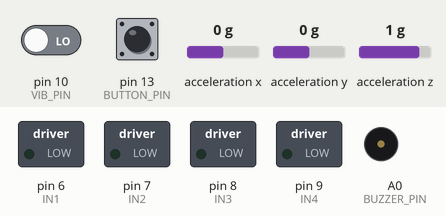
Simulated run of this sketch. Board: Arduino Uno, built with avr-gcc and run on an emulated ATmega328P. On the bench: switched loads named in the sketch (green lamp = pin HIGH), buzzer (waves = sounding, pin HIGH). Wiring (inferred from the names in the program): MPU-6050 motion sensor at I2C address 0x68. The inputs (shaded band) are chosen by the test bench; at power-on: pin 10 (VIB_PIN) LOW, pin 13 (BUTTON_PIN) HIGH, acceleration x 0 g, acceleration y 0 g, acceleration z 1 g. What the sketch prints to the serial monitor is not drawn.

Above: at 1.2 s.
1.3 s: pin 10 (VIB_PIN) driven HIGH
At 1.8 s:
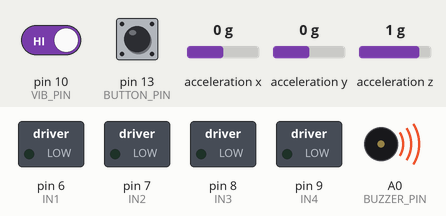
4.3 s: pin 13 (BUTTON_PIN) pulled LOW for 1 s
Timing chart, 0 to 14.3 s (numbered marks = the images above; inputs shaded):
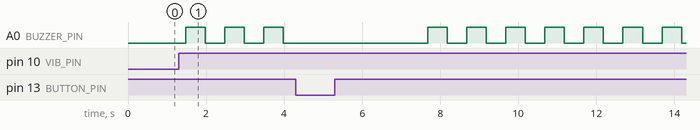

Measured:
- after the input at 1.3 s, A0 (BUZZER_PIN): alternates HIGH for 0.50 s and LOW for 0.50 s, starting after 0.17 s

The sketch:

Arduino_new_code_with_new_app_auto_pop_up.ino
```cpp
#include <SoftwareSerial.h>
#include <Wire.h>

// --- SET UP BLUETOOTH ---
// RX on Pin 2, TX on Pin 3
SoftwareSerial btSerial(2, 3);

// --- SENSOR PINS & VARIABLES ---
int VIB_PIN = 10;           // SW-420 Vibration Sensor
const int MPU_ADDR = 0x68;  // I2C address of the MPU-6050
float crashThreshold = 1.8; // Your custom G-force threshold!

// --- ALARM PINS ---
int BUZZER_PIN = A0;        // Active Buzzer
int BUTTON_PIN = 13;        // False-Alarm Cancel Button

// --- MOTOR PINS ---
int IN1 = 6;
int IN2 = 7;
int IN3 = 8;
int IN4 = 9;

void setup() {
  Serial.begin(9600);
  btSerial.begin(9600);

  // Initialize Motor Pins
  pinMode(IN1, OUTPUT);
  pinMode(IN2, OUTPUT);
  pinMode(IN3, OUTPUT);
  pinMode(IN4, OUTPUT);

  // Initialize Vibration Sensor
  pinMode(VIB_PIN, INPUT);

  // Initialize Buzzer and Button
  pinMode(BUZZER_PIN, OUTPUT);
  pinMode(BUTTON_PIN, INPUT_PULLUP);

  // --- WAKE UP THE MPU-6050 ---
  Wire.begin();
  Wire.beginTransmission(MPU_ADDR);
  Wire.write(0x6B); // Power management register
  Wire.write(0);    // Set to 0 to wake up the MPU-6050
  Wire.endTransmission(true);

  stopMotors();

  Serial.println("Rakshak Dual-Sensor System Ready!");
  Serial.println("MPU-6050 and SW-420 Active. Drive safe!");
}

void loop() {
  // ==========================================
  // 1. CRASH DETECTION (Vibration + G-Force)
  // ==========================================

  int vibCrash = digitalRead(VIB_PIN);
  float currentG = getGForce();

  if (vibCrash == HIGH || currentG > crashThreshold) {
    stopMotors();
    Serial.println("\n⚠️ EMERGENCY BRAKES APPLIED! ⚠️");

    Serial.print("Impact G-Force was: ");
    Serial.println(currentG);

    if (vibCrash == HIGH) { Serial.println("Triggered by: Vibration Sensor (SW-420)"); }
    if (currentG > crashThreshold) { Serial.println("Triggered by: Accelerometer (MPU-6050)"); }

    // --- UPDATED BLUETOOTH APP NOTIFIER CODE ---
    // Sends the exact trigger word "WARNING" and the split phrase "Location: "
    btSerial.print("WARNING! Severe impact detected. Are you okay? Location: ");
    btSerial.println("https://maps.google.com/?q=22.52168400935758,72.91670644829883"); // Dummy coordinates for Anand

    Serial.println("10 Second Warning Started... Press Button to Cancel.");
    bool falseAlarm = false;

    for (int i = 0; i < 10; i++) {
      digitalWrite(BUZZER_PIN, HIGH);
      delay(500);
      digitalWrite(BUZZER_PIN, LOW);
      delay(500);

      if (digitalRead(BUTTON_PIN) == LOW) {
        falseAlarm = true;
        break;
      }
    }

    if (falseAlarm) {
      Serial.println("Cancel Button Pressed! Crisis Averted.");
      btSerial.println("SAFE");
    } else {
      Serial.println("Countdown Expired! Driver Unresponsive.");

      // ADD THIS NEW LINE RIGHT HERE:
      btSerial.println("FORCE_MAP");
    }

    delay(3000);
    Serial.println("\nResuming normal driving...");
  }

  // ==========================================
  // 2. NORMAL BLUETOOTH DRIVING LOGIC
  // ==========================================
  if (btSerial.available() > 0) {
    char command = btSerial.read();

    if (command == 'F' || command == 'f') { moveForward(); }
    else if (command == 'B' || command == 'b') { moveBackward(); }
    else if (command == 'L' || command == 'l') { turnLeft(); }
    else if (command == 'R' || command == 'r') { turnRight(); }
    else if (command == 'S' || command == 's') { stopMotors(); }
  }
}

// ==========================================
//          MPU-6050 MATH FUNCTION
// ==========================================

float getGForce() {
  Wire.beginTransmission(MPU_ADDR);
  Wire.write(0x3B);
  Wire.endTransmission(false);
  Wire.requestFrom(MPU_ADDR, 6, true);

  int16_t AcX = Wire.read() << 8 | Wire.read();
  int16_t AcY = Wire.read() << 8 | Wire.read();
  int16_t AcZ = Wire.read() << 8 | Wire.read();

  float gX = (float)AcX / 16384.0;
  float gY = (float)AcY / 16384.0;
  float gZ = (float)AcZ / 16384.0;

  float totalG = sqrt((gX * gX) + (gY * gY) + (gZ * gZ));
  return totalG;
}

// ==========================================
//          MOTOR LOGIC FUNCTIONS
// ==========================================

void moveForward() { digitalWrite(IN4, LOW); digitalWrite(IN3, HIGH); digitalWrite(IN2, HIGH); digitalWrite(IN1, LOW); }
void moveBackward() { digitalWrite(IN4, HIGH); digitalWrite(IN3, LOW); digitalWrite(IN2, LOW); digitalWrite(IN1, HIGH); }
void turnLeft() { digitalWrite(IN4, LOW); digitalWrite(IN3, HIGH); digitalWrite(IN2, LOW); digitalWrite(IN1, HIGH); }
void turnRight() { digitalWrite(IN4, HIGH); digitalWrite(IN3, LOW); digitalWrite(IN2, HIGH); digitalWrite(IN1, LOW); }
void stopMotors() { digitalWrite(IN4, LOW); digitalWrite(IN3, LOW); digitalWrite(IN2, LOW); digitalWrite(IN1, LOW); }
```
